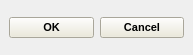
<ui version="4.0" >
 <author></author>
 <comment></comment>
 <exportmacro></exportmacro>
 <class>Gui::TaskView::TaskEditControl</class>
 <widget class="QWidget" name="Gui::TaskView::TaskEditControl" >
  <property name="geometry" >
   <rect>
    <x>0</x>
    <y>0</y>
    <width>193</width>
    <height>55</height>
   </rect>
  </property>
  <property name="windowTitle" >
   <string>Edit</string>
  </property>
  <layout class="QHBoxLayout" >
   <property name="margin" >
    <number>9</number>
   </property>
   <property name="spacing" >
    <number>6</number>
   </property>
   <item>
    <widget class="QPushButton" name="pushButtonOK" >
     <property name="enabled" >
      <bool>true</bool>
     </property>
     <property name="palette" >
      <palette>
       <active>
        <color>
         <red>0</red>
         <green>0</green>
         <blue>0</blue>
        </color>
        <color>
         <red>236</red>
         <green>233</green>
         <blue>216</blue>
        </color>
        <color>
         <red>255</red>
         <green>255</green>
         <blue>255</blue>
        </color>
        <color>
         <red>241</red>
         <green>239</green>
         <blue>226</blue>
        </color>
        <color>
         <red>172</red>
         <green>168</green>
         <blue>153</blue>
        </color>
        <color>
         <red>157</red>
         <green>155</green>
         <blue>144</blue>
        </color>
        <color>
         <red>0</red>
         <green>0</green>
         <blue>0</blue>
        </color>
        <color>
         <red>255</red>
         <green>255</green>
         <blue>255</blue>
        </color>
        <color>
         <red>0</red>
         <green>0</green>
         <blue>0</blue>
        </color>
        <color>
         <red>255</red>
         <green>255</green>
         <blue>255</blue>
        </color>
        <color>
         <red>236</red>
         <green>233</green>
         <blue>216</blue>
        </color>
        <color>
         <red>113</red>
         <green>111</green>
         <blue>100</blue>
        </color>
        <color>
         <red>49</red>
         <green>106</green>
         <blue>197</blue>
        </color>
        <color>
         <red>255</red>
         <green>255</green>
         <blue>255</blue>
        </color>
        <color>
         <red>0</red>
         <green>0</green>
         <blue>255</blue>
        </color>
        <color>
         <red>255</red>
         <green>0</green>
         <blue>255</blue>
        </color>
        <color>
         <red>232</red>
         <green>232</green>
         <blue>232</blue>
        </color>
       </active>
       <inactive>
        <color>
         <red>0</red>
         <green>0</green>
         <blue>0</blue>
        </color>
        <color>
         <red>236</red>
         <green>233</green>
         <blue>216</blue>
        </color>
        <color>
         <red>255</red>
         <green>255</green>
         <blue>255</blue>
        </color>
        <color>
         <red>241</red>
         <green>239</green>
         <blue>226</blue>
        </color>
        <color>
         <red>172</red>
         <green>168</green>
         <blue>153</blue>
        </color>
        <color>
         <red>157</red>
         <green>155</green>
         <blue>144</blue>
        </color>
        <color>
         <red>0</red>
         <green>0</green>
         <blue>0</blue>
        </color>
        <color>
         <red>255</red>
         <green>255</green>
         <blue>255</blue>
        </color>
        <color>
         <red>0</red>
         <green>0</green>
         <blue>0</blue>
        </color>
        <color>
         <red>255</red>
         <green>255</green>
         <blue>255</blue>
        </color>
        <color>
         <red>236</red>
         <green>233</green>
         <blue>216</blue>
        </color>
        <color>
         <red>113</red>
         <green>111</green>
         <blue>100</blue>
        </color>
        <color>
         <red>236</red>
         <green>233</green>
         <blue>216</blue>
        </color>
        <color>
         <red>0</red>
         <green>0</green>
         <blue>0</blue>
        </color>
        <color>
         <red>0</red>
         <green>0</green>
         <blue>255</blue>
        </color>
        <color>
         <red>255</red>
         <green>0</green>
         <blue>255</blue>
        </color>
        <color>
         <red>232</red>
         <green>232</green>
         <blue>232</blue>
        </color>
       </inactive>
       <disabled>
        <color>
         <red>118</red>
         <green>116</green>
         <blue>108</blue>
        </color>
        <color>
         <red>236</red>
         <green>233</green>
         <blue>216</blue>
        </color>
        <color>
         <red>255</red>
         <green>255</green>
         <blue>255</blue>
        </color>
        <color>
         <red>245</red>
         <green>244</green>
         <blue>235</blue>
        </color>
        <color>
         <red>172</red>
         <green>168</green>
         <blue>153</blue>
        </color>
        <color>
         <red>157</red>
         <green>155</green>
         <blue>144</blue>
        </color>
        <color>
         <red>118</red>
         <green>116</green>
         <blue>108</blue>
        </color>
        <color>
         <red>255</red>
         <green>255</green>
         <blue>255</blue>
        </color>
        <color>
         <red>118</red>
         <green>116</green>
         <blue>108</blue>
        </color>
        <color>
         <red>236</red>
         <green>233</green>
         <blue>216</blue>
        </color>
        <color>
         <red>236</red>
         <green>233</green>
         <blue>216</blue>
        </color>
        <color>
         <red>0</red>
         <green>0</green>
         <blue>0</blue>
        </color>
        <color>
         <red>49</red>
         <green>106</green>
         <blue>197</blue>
        </color>
        <color>
         <red>255</red>
         <green>255</green>
         <blue>255</blue>
        </color>
        <color>
         <red>0</red>
         <green>0</green>
         <blue>255</blue>
        </color>
        <color>
         <red>255</red>
         <green>0</green>
         <blue>255</blue>
        </color>
        <color>
         <red>232</red>
         <green>232</green>
         <blue>232</blue>
        </color>
       </disabled>
      </palette>
     </property>
     <property name="font" >
      <font>
       <family>MS Shell Dlg 2</family>
       <pointsize>8</pointsize>
       <weight>75</weight>
       <italic>false</italic>
       <bold>true</bold>
       <underline>false</underline>
       <strikeout>false</strikeout>
      </font>
     </property>
     <property name="text" >
      <string>OK</string>
     </property>
    </widget>
   </item>
   <item>
    <widget class="QPushButton" name="pushButtonCancel" >
     <property name="enabled" >
      <bool>true</bool>
     </property>
     <property name="palette" >
      <palette>
       <active>
        <color>
         <red>0</red>
         <green>0</green>
         <blue>0</blue>
        </color>
        <color>
         <red>236</red>
         <green>233</green>
         <blue>216</blue>
        </color>
        <color>
         <red>255</red>
         <green>255</green>
         <blue>255</blue>
        </color>
        <color>
         <red>241</red>
         <green>239</green>
         <blue>226</blue>
        </color>
        <color>
         <red>172</red>
         <green>168</green>
         <blue>153</blue>
        </color>
        <color>
         <red>157</red>
         <green>155</green>
         <blue>144</blue>
        </color>
        <color>
         <red>0</red>
         <green>0</green>
         <blue>0</blue>
        </color>
        <color>
         <red>255</red>
         <green>255</green>
         <blue>255</blue>
        </color>
        <color>
         <red>0</red>
         <green>0</green>
         <blue>0</blue>
        </color>
        <color>
         <red>255</red>
         <green>255</green>
         <blue>255</blue>
        </color>
        <color>
         <red>236</red>
         <green>233</green>
         <blue>216</blue>
        </color>
        <color>
         <red>113</red>
         <green>111</green>
         <blue>100</blue>
        </color>
        <color>
         <red>49</red>
         <green>106</green>
         <blue>197</blue>
        </color>
        <color>
         <red>255</red>
         <green>255</green>
         <blue>255</blue>
        </color>
        <color>
         <red>0</red>
         <green>0</green>
         <blue>255</blue>
        </color>
        <color>
         <red>255</red>
         <green>0</green>
         <blue>255</blue>
        </color>
        <color>
         <red>232</red>
         <green>232</green>
         <blue>232</blue>
        </color>
       </active>
       <inactive>
        <color>
         <red>0</red>
         <green>0</green>
         <blue>0</blue>
        </color>
        <color>
         <red>236</red>
         <green>233</green>
         <blue>216</blue>
        </color>
        <color>
         <red>255</red>
         <green>255</green>
         <blue>255</blue>
        </color>
        <color>
         <red>241</red>
         <green>239</green>
         <blue>226</blue>
        </color>
        <color>
         <red>172</red>
         <green>168</green>
         <blue>153</blue>
        </color>
        <color>
         <red>157</red>
         <green>155</green>
         <blue>144</blue>
        </color>
        <color>
         <red>0</red>
         <green>0</green>
         <blue>0</blue>
        </color>
        <color>
         <red>255</red>
         <green>255</green>
         <blue>255</blue>
        </color>
        <color>
         <red>0</red>
         <green>0</green>
         <blue>0</blue>
        </color>
        <color>
         <red>255</red>
         <green>255</green>
         <blue>255</blue>
        </color>
        <color>
         <red>236</red>
         <green>233</green>
         <blue>216</blue>
        </color>
        <color>
         <red>113</red>
         <green>111</green>
         <blue>100</blue>
        </color>
        <color>
         <red>236</red>
         <green>233</green>
         <blue>216</blue>
        </color>
        <color>
         <red>0</red>
         <green>0</green>
         <blue>0</blue>
        </color>
        <color>
         <red>0</red>
         <green>0</green>
         <blue>255</blue>
        </color>
        <color>
         <red>255</red>
         <green>0</green>
         <blue>255</blue>
        </color>
        <color>
         <red>232</red>
         <green>232</green>
         <blue>232</blue>
        </color>
       </inactive>
       <disabled>
        <color>
         <red>118</red>
         <green>116</green>
         <blue>108</blue>
        </color>
        <color>
         <red>236</red>
         <green>233</green>
         <blue>216</blue>
        </color>
        <color>
         <red>255</red>
         <green>255</green>
         <blue>255</blue>
        </color>
        <color>
         <red>245</red>
         <green>244</green>
         <blue>235</blue>
        </color>
        <color>
         <red>172</red>
         <green>168</green>
         <blue>153</blue>
        </color>
        <color>
         <red>157</red>
         <green>155</green>
         <blue>144</blue>
        </color>
        <color>
         <red>118</red>
         <green>116</green>
         <blue>108</blue>
        </color>
        <color>
         <red>255</red>
         <green>255</green>
         <blue>255</blue>
        </color>
        <color>
         <red>118</red>
         <green>116</green>
         <blue>108</blue>
        </color>
        <color>
         <red>236</red>
         <green>233</green>
         <blue>216</blue>
        </color>
        <color>
         <red>236</red>
         <green>233</green>
         <blue>216</blue>
        </color>
        <color>
         <red>0</red>
         <green>0</green>
         <blue>0</blue>
        </color>
        <color>
         <red>49</red>
         <green>106</green>
         <blue>197</blue>
        </color>
        <color>
         <red>255</red>
         <green>255</green>
         <blue>255</blue>
        </color>
        <color>
         <red>0</red>
         <green>0</green>
         <blue>255</blue>
        </color>
        <color>
         <red>255</red>
         <green>0</green>
         <blue>255</blue>
        </color>
        <color>
         <red>232</red>
         <green>232</green>
         <blue>232</blue>
        </color>
       </disabled>
      </palette>
     </property>
     <property name="font" >
      <font>
       <family>MS Shell Dlg 2</family>
       <pointsize>8</pointsize>
       <weight>75</weight>
       <italic>false</italic>
       <bold>true</bold>
       <underline>false</underline>
       <strikeout>false</strikeout>
      </font>
     </property>
     <property name="text" >
      <string>Cancel</string>
     </property>
    </widget>
   </item>
  </layout>
 </widget>
 <pixmapfunction></pixmapfunction>
 <resources/>
 <connections/>
</ui>
